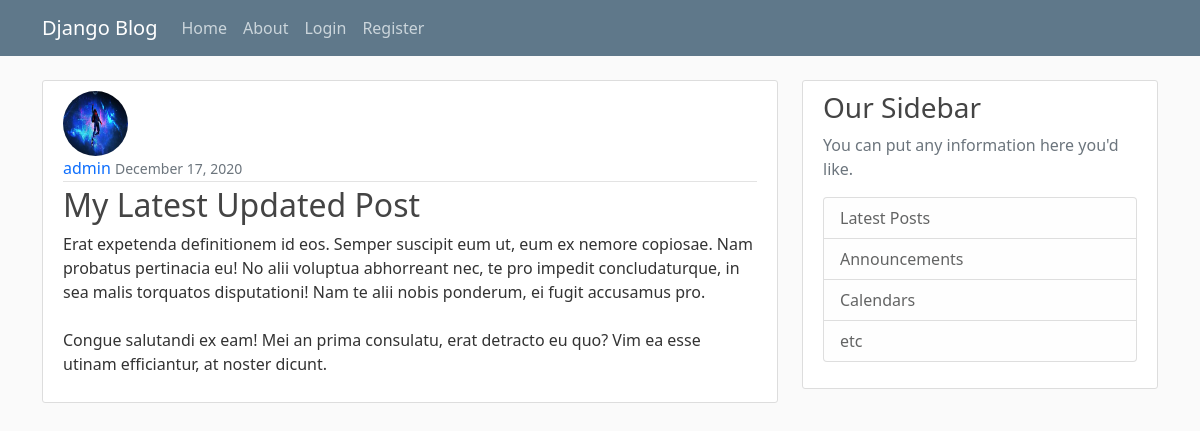
Screenshot of /test/post/33/ with the database file from the repository.
### test2/models.py (models this page shows, shortened)
class Post2(models.Model):
    title = models.CharField(max_length=100)
    content = models.TextField()
    date_posted = models.DateTimeField(default=timezone.now)
    author = models.ForeignKey(User, on_delete=models.CASCADE)

### users/models.py (models this page shows, shortened)
class Profile(models.Model):
    user = models.OneToOneField(User, on_delete=models.CASCADE)
    image = models.ImageField(default='default.jpg', upload_to='profile_pics')

### test2/views.py (the view)
# urls.py: path('post/<int:pk>/', PostDetailView.as_view(), name='post-detail'),
class PostDetailView(DetailView):
    model = Post2

### test2/templates/test2/post2_detail.html (shortened to what this page needs)
{% extends "test2/base.html" %}
{% block content %}
    <article class="media content-section">
        <img class="rounded-circle article-img" src="{{ object.author.profile.image.url }}">
        <div class="media-body">
            <div class="article-metadata">
                <a class="mr-2" href="#">{{ object.author }}</a>
                <small class="text-muted">{{ object.date_posted|date:"F d, Y" }}</small>
            </div>
            <h2 class="article-title">{{ object.title }}</h2>
            <p class="article-content">{{ object.content }}</p>
        </div>
    </article>
{% endblock %}

### test2/static/test2/main2.css (style rules this page uses)
body { background: #fafafa; color: #333333; margin-top: 5rem; }
h1, h2, h3, h4, h5, h6 { color: #444444; }
.content-section { background: #ffffff; padding: 10px 20px; border: 1px solid #dddddd; border-radius: 3px; margin-bottom: 20px; }
.article-title { color: #444444; text-decoration: none; }
.article-content { white-space: pre-line; }
.article-img { height: 65px; width: 65px; margin-right: 16px; }
.article-metadata { padding-bottom: 1px; margin-bottom: 4px; border-bottom: 1px solid #e3e3e3 }
.mr-2 { font-weight: 450; text-decoration: none; }

### rows the page displays
Post2: author.profile.image (picture), author "admin", date_posted "December 17, 2020", title "My Latest Updated Post", content "Erat expetenda definitionem id eos. Semper suscipit eum ut, eum ex nemore copiosae. Nam probatus pertinacia eu! No alii voluptua abhorreant nec, te pro impedit concludaturque, in sea malis torquatos disputationi! Nam te alii nobis ponderum, ei fugit accusamus pro. Congue salutandi ex eam! Mei an prima consulatu, erat detracto eu quo? Vim ea esse utinam efficiantur, at noster dicunt."
